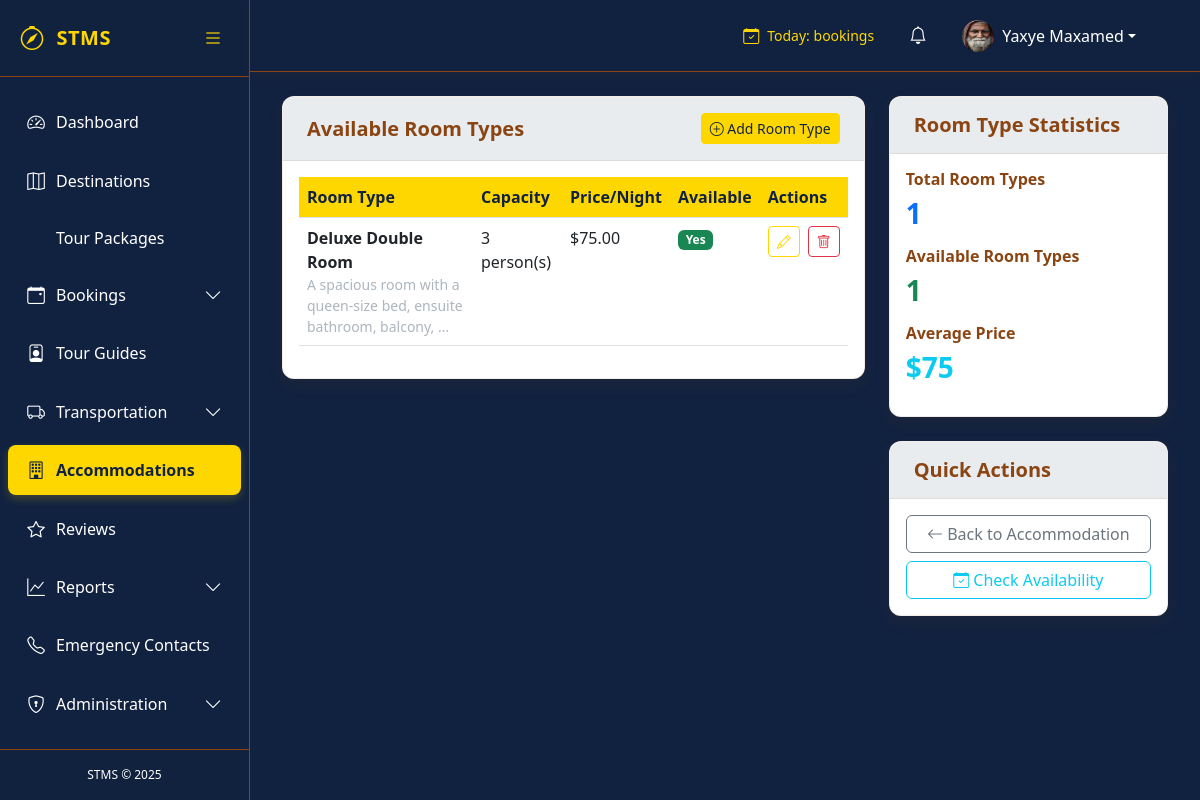
The page /accommodations/1/room-types/ (signed in) on the database its author committed.
### accounts/models.py (models this page shows, shortened)
class CustomUser(AbstractUser):
    USER_TYPE_CHOICES = (
        ('TOURIST', 'Tourist'),
        ('GUIDE', 'Tour Guide'),
        ('ADMIN', 'System Admin'),
    )
    STATUS_CHOICES = (
        ('PENDING', 'Waiting to approve'),
        ('APPROVED', 'Accepted'),
        ('REJECTED', 'Rejected'),
    )
    user_type = models.CharField(max_length=10, choices=USER_TYPE_CHOICES, default='TOURIST')
    status = models.CharField(max_length=10, choices=STATUS_CHOICES, default='PENDING')
    phone_number = models.CharField(max_length=20, blank=True, null=True)
    profile_picture = models.ImageField(upload_to='profile_pics/', blank=True, null=True)
    date_of_birth = models.DateField(blank=True, null=True)
    nationality = models.CharField(max_length=100, blank=True, null=True)
    preferred_language = models.CharField(max_length=10, blank=True, null=True)
    last_password_change = models.DateTimeField(null=True, blank=True)
    last_logout = models.DateTimeField(null=True, blank=True)
    objects = CustomUserManager()

### tms/models.py (models this page shows, shortened)
class RoomType(models.Model):
    accommodation = models.ForeignKey(Accommodation, on_delete=models.CASCADE, related_name='room_types')
    name = models.CharField(_("Room Type"), max_length=100)
    description = models.TextField(_("Description"), blank=True)
    capacity = models.PositiveIntegerField(_("Capacity"))
    price_per_night = models.DecimalField(_("Price per Night"), max_digits=8, decimal_places=2)
    is_available = models.BooleanField(_("Available"), default=True)
    features = models.TextField(_("Features"), blank=True)
    class Meta:
        verbose_name = _("Room Type")
        verbose_name_plural = _("Room Types")
        ordering = ['price_per_night']

### tms/views.py (the view)
# urls.py: path('accommodations/<int:pk>/room-types/', views.RoomTypeListView.as_view(), name='accommodation-room-types'),
class RoomTypeListView(ListView):
    model = RoomType
    template_name = 'tms/accommodations/room_types.html'  # This should match your template path
    context_object_name = 'room_types'
    def get_queryset(self):
        self.accommodation = get_object_or_404(Accommodation, pk=self.kwargs['pk'])
        return super().get_queryset().filter(accommodation=self.accommodation)
    def get_context_data(self, **kwargs):
        context = super().get_context_data(**kwargs)
        context['accommodation'] = self.accommodation
        context['available_room_types'] = self.get_queryset().filter(is_available=True)
        context['average_price'] = self.get_queryset().aggregate(
            avg_price=Avg('price_per_night')
        )['avg_price'] or 0
        return context

### tms/templates/tms/accommodations/room_types.html (shortened to what this page needs)
{% extends 'base.html' %}
{% load static %}
{% block content %}
<div class="row">
    <div class="col-md-8">
        <div class="card mb-4">
            <div class="card-header d-flex justify-content-between align-items-center">
                <h5 class="mb-0">Available Room Types</h5>
                <a href="{% url 'tms:roomtype-create' accommodation.pk %}" class="btn btn-sm btn-primary">
                    <i class="bi bi-plus-circle"></i> Add Room Type
                </a>
            </div>
            <div class="card-body">
                {% if room_types %}
                <div class="table-responsive">
                    <table class="table table-hover">
                        <thead>
                            <tr>
                                <th>Room Type</th>
                                <th>Capacity</th>
                                <th>Price/Night</th>
                                <th>Available</th>
                                <th>Actions</th>
                            </tr>
                        </thead>
                        <tbody>
                            {% for room_type in room_types %}
                            <tr>
                                <td>
                                    <strong>{{ room_type.name }}</strong>
                                    <p class="text-muted mb-0 small">{{ room_type.description|truncatewords:10 }}</p>
                                </td>
                                <td>{{ room_type.capacity }} person(s)</td>
                                <td>${{ room_type.price_per_night }}</td>
                                <td>
                                    <span class="badge bg-{% if room_type.is_available %}success{% else %}secondary{% endif %}">
                                        {% if room_type.is_available %}Yes{% else %}No{% endif %}
                                    </span>
                                </td>
                                <td>
                                    <div class="d-flex gap-2">
                                        <a href="{% url 'tms:roomtype-update' room_type.pk %}" class="btn btn-sm btn-outline-primary">
                                            <i class="bi bi-pencil"></i>
                                        </a>
                                        <a href="{% url 'tms:roomtype-delete' room_type.pk %}" class="btn btn-sm btn-outline-danger">
                                            <i class="bi bi-trash"></i>
                                        </a>
                                    </div>
                                </td>
                            </tr>
                            {% endfor %}
                        </tbody>
                    </table>
                </div>
                {% endif %}
            </div>
        </div>
    </div>
    <div class="col-md-4">
        <div class="card mb-4">
            <div class="card-header">
                <h5 class="mb-0">Room Type Statistics</h5>
            </div>
            <div class="card-body">
                <div class="mb-3">
                    <h6>Total Room Types</h6>
                    <h3 class="text-primary">{{ room_types.count }}</h3>
                </div>
                <div class="mb-3">
                    <h6>Available Room Types</h6>
                    <h3 class="text-success">{{ available_room_types.count }}</h3>
                </div>
                <div class="mb-3">
                    <h6>Average Price</h6>
                    <h3 class="text-info">${{ average_price|default:"0" }}</h3>
                </div>
            </div>
        </div>
        <div class="card">
            <div class="card-header">
                <h5 class="mb-0">Quick Actions</h5>
            </div>
            <div class="card-body">
                <div class="d-grid gap-2">
                    <a href="{% url 'tms:accommodation-detail' accommodation.pk %}" class="btn btn-outline-secondary">
                        <i class="bi bi-arrow-left"></i> Back to Accommodation
                    </a>
                    <a href="{% url 'tms:accommodation-availability' accommodation.pk %}" class="btn btn-outline-info">
                        <i class="bi bi-calendar-check"></i> Check Availability
                    </a>
                </div>
            </div>
        </div>
    </div>
</div>
{% endblock %}

### tms/templates/base.html (shortened to what this page needs)
<!DOCTYPE html>
<html lang="en">
<head>
    <link rel="stylesheet" href="https://cdnjs.cloudflare.com/ajax/libs/font-awesome/6.0.0/css/all.min.css">
    <link rel="stylesheet" href="https://cdn.jsdelivr.net/npm/bootstrap-icons@1.8.0/font/bootstrap-icons.css">
    <link href="https://cdn.jsdelivr.net/npm/bootstrap@5.3.0/dist/css/bootstrap.min.css" rel="stylesheet">
    <link rel="stylesheet" href="https://cdnjs.cloudflare.com/ajax/libs/font-awesome/6.0.0/css/all.min.css">
    <link rel="stylesheet" href="https://cdn.jsdelivr.net/npm/bootstrap-icons@1.10.0/font/bootstrap-icons.css">
</head>
<body>
    <div class="d-flex">
        <div class="sidebar" id="sidebar">
            <div class="sidebar-header">
                <a href="{% url 'tms:dashboard' %}" class="sidebar-brand">
                    <i class="bi bi-compass sidebar-brand-icon"></i>
                    <span id="sidebar-title">STMS</span>
                </a>
                <button class="toggle-btn" id="toggle-sidebar">
                    <i class="bi bi-list"></i>
                </button>
            </div>
            <div class="px-2 py-3" style="height: calc(100% - 120px); overflow-y: auto;">
                <ul class="nav flex-column">
                    <li class="nav-item">
                        <a class="nav-link {% if request.resolver_match.url_name == 'dashboard' %}active{% endif %}"
                            href="{% url 'tms:dashboard' %}">
                            <i class="bi bi-speedometer2"></i>
                            <span class="nav-link-text ms-2">Dashboard</span>
                        </a>
                    </li>
                    <li class="nav-item">
                        <a class="nav-link {% if 'destination' in request.resolver_match.url_name %}active{% endif %}"
                            href="{% url 'tms:destination-list' %}">
                            <i class="bi bi-map"></i>
                            <span class="nav-link-text ms-2">Destinations</span>
                        </a>
                    </li>
                    <li class="nav-item">
                        <a class="nav-link {% if 'package' in request.resolver_match.url_name %}active{% endif %}"
                            href="{% url 'tms:package-list' %}">
                            <span class="nav-link-text ms-2">Tour Packages</span>
                        </a>
                    </li>
                    <li class="nav-item">
                        <a class="nav-link {% if 'booking' in request.resolver_match.url_name %}active{% endif %}"
                            data-bs-toggle="collapse" href="#bookingsCollapse">
                            <i class="bi bi-calendar-event"></i>
                            <span class="nav-link-text ms-2">Bookings</span>
                            <i class="bi bi-chevron-down collapse-icon ms-auto"></i>
                        </a>
                    </li>
                    <li class="nav-item">
                        <a class="nav-link {% if 'guide' in request.resolver_match.url_name %}active{% endif %}"
                            href="{% url 'tms:guide-list' %}">
                            <i class="bi bi-person-badge"></i>
                            <span class="nav-link-text ms-2">Tour Guides</span>
                        </a>
                    </li>
                    <li class="nav-item">
                        <a class="nav-link {% if 'vehicle' in request.resolver_match.url_name %}active{% endif %}"
                            data-bs-toggle="collapse" href="#transportCollapse">
                            <i class="bi bi-truck"></i>
                            <span class="nav-link-text ms-2">Transportation</span>
                            <i class="bi bi-chevron-down collapse-icon ms-auto"></i>
                        </a>
                    </li>
                    <li class="nav-item">
                        <a class="nav-link {% if 'accommodation' in request.resolver_match.url_name %}active{% endif %}"
                            href="{% url 'tms:accommodation-list' %}">
                            <i class="bi bi-building"></i>
                            <span class="nav-link-text ms-2">Accommodations</span>
                        </a>
                    </li>
                    <li class="nav-item">
                        <a class="nav-link {% if 'review' in request.resolver_match.url_name %}active{% endif %}"
                            href="{% url 'tms:review-list' %}">
                            <i class="bi bi-star"></i>
                            <span class="nav-link-text ms-2">Reviews</span>
                        </a>
                    </li>
                    <li class="nav-item">
                        <a class="nav-link {% if 'report' in request.resolver_match.url_name %}active{% endif %}"
                            data-bs-toggle="collapse" href="#reportsCollapse">
                            <i class="bi bi-graph-up"></i>
                            <span class="nav-link-text ms-2">Reports</span>
                            <i class="bi bi-chevron-down collapse-icon ms-auto"></i>
                        </a>
                                </li>
                            </ul>
                        </div>
                    <li class="nav-item">
                        <a class="nav-link {% if 'emergency' in request.resolver_match.url_name %}active{% endif %}"
                            href="{% url 'tms:emergency-list' %}">
                            <i class="bi bi-telephone"></i>
                            <span class="nav-link-text ms-2">Emergency Contacts</span>
                        </a>
                    </li>
                    {% if request.user.is_staff or request.user.user_type == 'MINISTRY' %}
                    <li class="nav-item">
                        <a class="nav-link {% if 'admin' in request.resolver_match.url_name %}active{% endif %}"
                            data-bs-toggle="collapse" href="#adminCollapse">
                            <i class="bi bi-shield-lock"></i>
                            <span class="nav-link-text ms-2">Administration</span>
                            <i class="bi bi-chevron-down collapse-icon ms-auto"></i>
                        </a>
                    </li>
                    {% endif %}
            </div>
            <div class="sidebar-footer">
                STMS &copy; {% now "Y" %}
            </div>
        </div>
        <div class="main-content flex-grow-1" id="main-content">
            <nav class="navbar navbar-expand-lg navbar-light border-bottom">
                <div class="container-fluid">
                    <div class="collapse navbar-collapse" id="navbarSupportedContent">
                        <ul class="navbar-nav ms-auto align-items-center">
                            <li class="nav-item me-4">
                                <div class="d-flex align-items-center" style="color: var(--accent-color);">
                                    <i class="bi bi-calendar-check me-2"></i>
                                    <small>Today: <strong>{{ today_bookings }}</strong> bookings</small>
                                </div>
                            </li>
                            <li class="nav-item dropdown me-3">
                                <a class="nav-link position-relative" href="#" id="notificationsDropdown" role="button"
                                    data-bs-toggle="dropdown">
                                    <i class="bi bi-bell"></i>
                                </a>
                            </li>
                            <li class="nav-item dropdown">
                                <a class="nav-link dropdown-toggle d-flex align-items-center" href="#" id="userDropdown"
                                    role="button" data-bs-toggle="dropdown">
                                    {% if request.user.profile_picture %}
                                    <img src="{{ request.user.profile_picture.url }}" class="rounded-circle me-2"
                                        width="32" height="32" alt="Profile">
                                    {% else %}
                                    <div class="avatar-placeholder rounded-circle bg-accent text-dark d-flex align-items-center justify-content-center me-2"
                                        style="width: 32px; height: 32px;">
                                        {{ request.user.first_name|first|upper }}{{ request.user.last_name|first|upper }}
                                    </div>
                                    {% endif %}
                                    <span class="d-none d-md-inline">{{ request.user.get_full_name }}</span>
                                </a>
                                    </li>
                                </ul>
                    </div>
                </div>
            </nav>
            <div class="container-fluid py-4">
                {% block content %}{% endblock %}
            </div>
        </div>
</body>
</html>

### rows shown on the page
CustomUser: user.profile_picture (picture), user.get_full_name "Yaxye Maxamed"
RoomType: name "Deluxe Double Room", description "A spacious room with a queen-size bed, ensuite bathroom, balcony, …", capacity "3", price_per_night "75.00", is_available "Yes"

### other values the page prints
{{ room_types.count }} "1"
{{ available_room_types.count }} "1"
{{ average_price|default:"0" }} "75"
